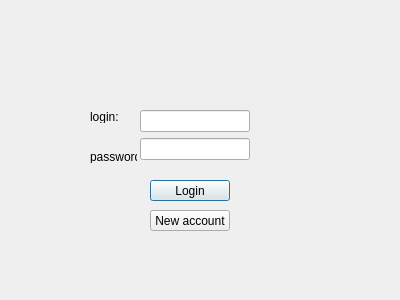
<?xml version="1.0" encoding="UTF-8"?>
<ui version="4.0">
 <class>LoginScreen</class>
 <widget class="QDialog" name="LoginScreen">
  <property name="geometry">
   <rect>
    <x>0</x>
    <y>0</y>
    <width>400</width>
    <height>300</height>
   </rect>
  </property>
  <property name="windowTitle">
   <string>Dialog</string>
  </property>
  <widget class="QPushButton" name="pushButton_login">
   <property name="geometry">
    <rect>
     <x>150</x>
     <y>180</y>
     <width>80</width>
     <height>21</height>
    </rect>
   </property>
   <property name="text">
    <string>Login</string>
   </property>
  </widget>
  <widget class="QLabel" name="label">
   <property name="geometry">
    <rect>
     <x>90</x>
     <y>110</y>
     <width>47</width>
     <height>13</height>
    </rect>
   </property>
   <property name="text">
    <string>login:</string>
   </property>
  </widget>
  <widget class="QLabel" name="label_2">
   <property name="geometry">
    <rect>
     <x>90</x>
     <y>150</y>
     <width>47</width>
     <height>13</height>
    </rect>
   </property>
   <property name="text">
    <string>password:</string>
   </property>
  </widget>
  <widget class="QWidget" name="layoutWidget">
   <property name="geometry">
    <rect>
     <x>140</x>
     <y>110</y>
     <width>110</width>
     <height>52</height>
    </rect>
   </property>
   <layout class="QVBoxLayout" name="verticalLayout">
    <item>
     <widget class="QLineEdit" name="lineEdit_login"/>
    </item>
    <item>
     <widget class="QLineEdit" name="lineEdit_password">
      <property name="echoMode">
       <enum>QLineEdit::Password</enum>
      </property>
      <property name="readOnly">
       <bool>false</bool>
      </property>
     </widget>
    </item>
   </layout>
  </widget>
  <widget class="QPushButton" name="pushButton">
   <property name="geometry">
    <rect>
     <x>150</x>
     <y>210</y>
     <width>80</width>
     <height>21</height>
    </rect>
   </property>
   <property name="text">
    <string>New account</string>
   </property>
  </widget>
 </widget>
 <resources/>
 <connections/>
</ui>
